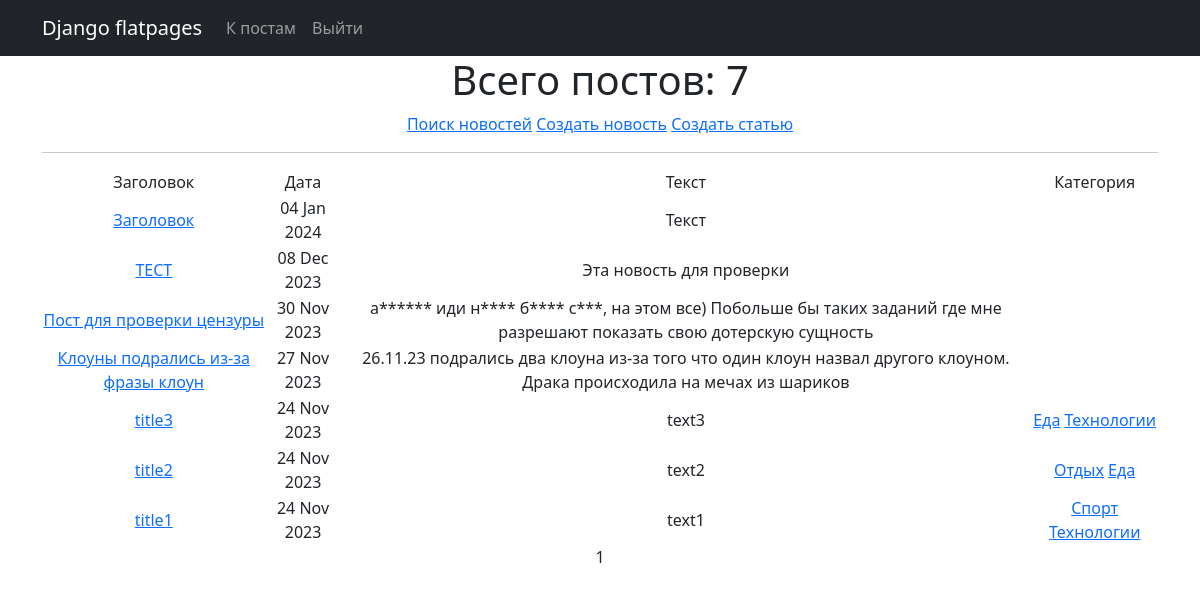
The page /posts/ (signed in) on the database as committed earlier.
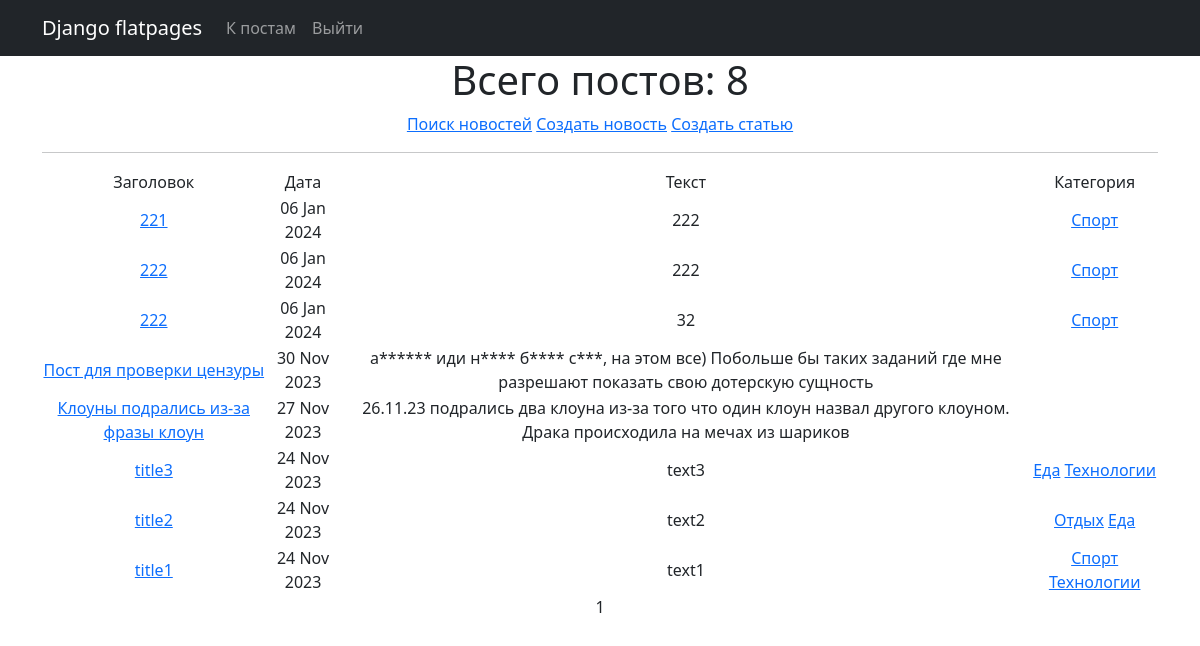
The same page on the database as committed later.
### news/models.py (models this page shows, shortened)
class Post(models.Model):
    article = 'AR'
    news = 'NE'
    POSITIONS = [
        (article, 'Статья'),
        (news, 'Новость')
    ]
    author = models.ForeignKey(Author, on_delete = models.CASCADE)
    title = models.CharField(max_length=255)
    text = models.TextField()
    type = models.CharField(max_length=250, choices = POSITIONS)
    time = models.DateTimeField(auto_now_add = True)
    category = models.ManyToManyField(Category, through = 'PostCategory')
    rating = models.IntegerField(default=0)

class Category(models.Model):
    category = models.CharField(max_length=100, unique=True)
    subscribers = models.ManyToManyField(User, null=True, blank=True, related_name='categories')
    def __str__(self):
        return self.category

### news/views.py (the view)
# urls.py: path('', PostsList.as_view(), name='post_list'),
class PostsList(LoginRequiredMixin, ListView):
    model = Post
    ordering = '-time'
    template_name = 'posts.html'
    context_object_name = 'posts'
    paginate_by = 10
    def get_queryset(self):
       queryset = super().get_queryset()
       self.filterset = PostFilter(self.request.GET, queryset)
       return self.filterset.qs
    def get_context_data(self, **kwargs):
        context = super().get_context_data(**kwargs)
        context['filter'] = PostFilter(self.request.GET, queryset=self.get_queryset())
        context['is_not_author'] = not self.request.user.groups.filter(name='authors').exists()
        return context

### news/templatetags/custom_filters.py (called while the page is built)
@register.filter()
def censor(value):
    text = str(value)
    for word in SWEAR_WORDS:
        text = text.replace(word[1:], "*" * (len(word)-1))
    return text

### templates/posts.html (shortened to what this page needs)
{% extends 'flatpages/default.html' %}
{% load custom_filters %}
{% load custom_tags %}
{% block content %}
   <h1>Всего постов: {{ posts|length }}</h1>
   <a href="/posts/search">Поиск новостей</a>
   <a href="news/create/">Создать новость</a>
   <a href="article/create/">Создать статью</a>
   <hr>
   {% if posts %}
       <table>
           <tr>
               <td>Заголовок</td>
               <td>Дата</td>
               <td>Текст</td>
               <td>Категория</td>
           </tr>
           {% for post in posts %}
           <tr>
               <td><a href="/posts/{{ post.id }}"> {{ post.title|censor }}</a></td>
               <td>{{ post.time|date:'d M Y' }}</td>
               <td>{{ post.text|censor|truncatewords:20 }}</td>
               <td>
                {% for category in post.category.all %}
                    <a href="{% url 'category_list' category.id %}">{{ category }}</a>
                {% endfor %}
                </td>
           </tr>
           {% endfor %}
       </table>
   {% else %}
       <h2>Постов нет!</h2>
   {% endif %}
{{ page_obj.number }}
{% endblock content %}

Rows that differ between the two databases and show on the page:
removed Post: title|censor "Заголовок", time "04 Jan 2024", text|censor "Текст"
removed Post: title|censor "ТЕСТ", time "08 Dec 2023", text|censor "Эта новость для проверки"
added Post: title|censor "221", time "06 Jan 2024", text|censor "222", Category (category "Спорт")
added Post: title|censor "222", time "06 Jan 2024", text|censor "222", Category (category "Спорт")
added Post: title|censor "222", time "06 Jan 2024", text|censor "32", Category (category "Спорт")
Other text that changed with them:
{{ posts|length }}: "7" → "8"
